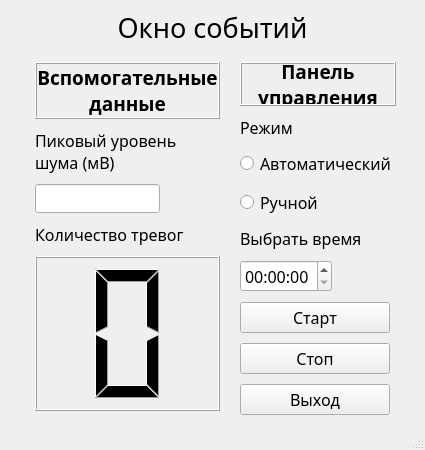
<?xml version="1.0" encoding="UTF-8"?>
<ui version="4.0">
 <class>MainWindow</class>
 <widget class="QMainWindow" name="MainWindow">
  <property name="windowModality">
   <enum>Qt::ApplicationModal</enum>
  </property>
  <property name="geometry">
   <rect>
    <x>0</x>
    <y>0</y>
    <width>403</width>
    <height>450</height>
   </rect>
  </property>
  <property name="sizePolicy">
   <sizepolicy hsizetype="Preferred" vsizetype="Preferred">
    <horstretch>0</horstretch>
    <verstretch>0</verstretch>
   </sizepolicy>
  </property>
  <property name="font">
   <font>
    <family>Calibri</family>
    <pointsize>12</pointsize>
   </font>
  </property>
  <property name="windowTitle">
   <string>MainWindow</string>
  </property>
  <widget class="QWidget" name="centralwidget">
   <layout class="QGridLayout" name="gridLayout">
    <item row="0" column="0" colspan="2">
     <layout class="QVBoxLayout" name="vl_events">
      <property name="spacing">
       <number>0</number>
      </property>
      <property name="sizeConstraint">
       <enum>QLayout::SetMinimumSize</enum>
      </property>
      <item>
       <widget class="QLabel" name="lbl_ev_title">
        <property name="maximumSize">
         <size>
          <width>16777215</width>
          <height>16777215</height>
         </size>
        </property>
        <property name="font">
         <font>
          <family>Linux Libertine G</family>
          <pointsize>20</pointsize>
          <weight>50</weight>
          <bold>false</bold>
         </font>
        </property>
        <property name="text">
         <string>Окно событий</string>
        </property>
        <property name="alignment">
         <set>Qt::AlignHCenter|Qt::AlignTop</set>
        </property>
       </widget>
      </item>
     </layout>
    </item>
    <item row="1" column="0">
     <layout class="QVBoxLayout" name="vl_signal">
      <property name="spacing">
       <number>10</number>
      </property>
      <property name="sizeConstraint">
       <enum>QLayout::SetMinimumSize</enum>
      </property>
     </layout>
    </item>
    <item row="1" column="1">
     <layout class="QHBoxLayout" name="horizontalLayout">
      <property name="spacing">
       <number>20</number>
      </property>
      <property name="sizeConstraint">
       <enum>QLayout::SetMinimumSize</enum>
      </property>
      <property name="leftMargin">
       <number>20</number>
      </property>
      <property name="rightMargin">
       <number>20</number>
      </property>
      <item>
       <layout class="QVBoxLayout" name="verticalLayout_2">
        <property name="spacing">
         <number>10</number>
        </property>
        <property name="topMargin">
         <number>10</number>
        </property>
        <item>
         <widget class="QLabel" name="label_2">
          <property name="font">
           <font>
            <family>Linux Libertine G</family>
            <pointsize>14</pointsize>
            <weight>75</weight>
            <bold>true</bold>
           </font>
          </property>
          <property name="frameShape">
           <enum>QFrame::Box</enum>
          </property>
          <property name="frameShadow">
           <enum>QFrame::Raised</enum>
          </property>
          <property name="text">
           <string>Вспомогательные данные</string>
          </property>
          <property name="alignment">
           <set>Qt::AlignCenter</set>
          </property>
          <property name="wordWrap">
           <bool>true</bool>
          </property>
         </widget>
        </item>
        <item>
         <widget class="QLabel" name="freq_label">
          <property name="sizePolicy">
           <sizepolicy hsizetype="Maximum" vsizetype="Preferred">
            <horstretch>0</horstretch>
            <verstretch>0</verstretch>
           </sizepolicy>
          </property>
          <property name="font">
           <font>
            <family>Linux Libertine G</family>
           </font>
          </property>
          <property name="text">
           <string>Пиковый уровень шума (мВ)</string>
          </property>
          <property name="alignment">
           <set>Qt::AlignLeading|Qt::AlignLeft|Qt::AlignVCenter</set>
          </property>
          <property name="wordWrap">
           <bool>true</bool>
          </property>
         </widget>
        </item>
        <item>
         <widget class="QLineEdit" name="edit_frq">
          <property name="sizePolicy">
           <sizepolicy hsizetype="Maximum" vsizetype="Fixed">
            <horstretch>0</horstretch>
            <verstretch>0</verstretch>
           </sizepolicy>
          </property>
          <property name="minimumSize">
           <size>
            <width>100</width>
            <height>0</height>
           </size>
          </property>
          <property name="readOnly">
           <bool>true</bool>
          </property>
         </widget>
        </item>
        <item>
         <widget class="QLabel" name="lcd_lbl">
          <property name="sizePolicy">
           <sizepolicy hsizetype="Maximum" vsizetype="Preferred">
            <horstretch>0</horstretch>
            <verstretch>0</verstretch>
           </sizepolicy>
          </property>
          <property name="font">
           <font>
            <family>Linux Libertine G</family>
           </font>
          </property>
          <property name="text">
           <string>Количество тревог</string>
          </property>
          <property name="alignment">
           <set>Qt::AlignLeading|Qt::AlignLeft|Qt::AlignVCenter</set>
          </property>
          <property name="wordWrap">
           <bool>true</bool>
          </property>
         </widget>
        </item>
        <item>
         <widget class="QLCDNumber" name="lcd">
          <property name="minimumSize">
           <size>
            <width>100</width>
            <height>155</height>
           </size>
          </property>
          <property name="numDigits">
           <number>1</number>
          </property>
         </widget>
        </item>
        <item>
         <spacer name="verticalSpacer_2">
          <property name="orientation">
           <enum>Qt::Vertical</enum>
          </property>
          <property name="sizeHint" stdset="0">
           <size>
            <width>20</width>
            <height>40</height>
           </size>
          </property>
         </spacer>
        </item>
       </layout>
      </item>
      <item>
       <layout class="QVBoxLayout" name="verticalLayout">
        <property name="spacing">
         <number>10</number>
        </property>
        <property name="topMargin">
         <number>10</number>
        </property>
        <item>
         <widget class="QLabel" name="label_3">
          <property name="font">
           <font>
            <family>Linux Libertine G</family>
            <pointsize>14</pointsize>
            <weight>75</weight>
            <bold>true</bold>
           </font>
          </property>
          <property name="frameShape">
           <enum>QFrame::Box</enum>
          </property>
          <property name="frameShadow">
           <enum>QFrame::Raised</enum>
          </property>
          <property name="text">
           <string>Панель управления</string>
          </property>
          <property name="alignment">
           <set>Qt::AlignCenter</set>
          </property>
          <property name="wordWrap">
           <bool>true</bool>
          </property>
         </widget>
        </item>
        <item>
         <widget class="QLabel" name="label">
          <property name="sizePolicy">
           <sizepolicy hsizetype="Maximum" vsizetype="Preferred">
            <horstretch>0</horstretch>
            <verstretch>0</verstretch>
           </sizepolicy>
          </property>
          <property name="font">
           <font>
            <family>Linux Libertine G</family>
            <pointsize>12</pointsize>
           </font>
          </property>
          <property name="text">
           <string>Режим</string>
          </property>
         </widget>
        </item>
        <item>
         <widget class="QRadioButton" name="rb_auto">
          <property name="sizePolicy">
           <sizepolicy hsizetype="Maximum" vsizetype="Fixed">
            <horstretch>0</horstretch>
            <verstretch>0</verstretch>
           </sizepolicy>
          </property>
          <property name="font">
           <font>
            <family>Linux Libertine G</family>
            <pointsize>12</pointsize>
           </font>
          </property>
          <property name="text">
           <string>Автоматический</string>
          </property>
         </widget>
        </item>
        <item>
         <widget class="QRadioButton" name="rb_manual">
          <property name="sizePolicy">
           <sizepolicy hsizetype="Maximum" vsizetype="Fixed">
            <horstretch>0</horstretch>
            <verstretch>0</verstretch>
           </sizepolicy>
          </property>
          <property name="font">
           <font>
            <family>Linux Libertine G</family>
            <pointsize>12</pointsize>
           </font>
          </property>
          <property name="text">
           <string>Ручной</string>
          </property>
         </widget>
        </item>
        <item>
         <widget class="QLabel" name="time_label">
          <property name="sizePolicy">
           <sizepolicy hsizetype="Maximum" vsizetype="Preferred">
            <horstretch>0</horstretch>
            <verstretch>0</verstretch>
           </sizepolicy>
          </property>
          <property name="font">
           <font>
            <family>Linux Libertine G</family>
           </font>
          </property>
          <property name="text">
           <string>Выбрать время</string>
          </property>
          <property name="alignment">
           <set>Qt::AlignLeading|Qt::AlignLeft|Qt::AlignVCenter</set>
          </property>
          <property name="wordWrap">
           <bool>true</bool>
          </property>
         </widget>
        </item>
        <item>
         <widget class="QTimeEdit" name="t_e">
          <property name="sizePolicy">
           <sizepolicy hsizetype="Maximum" vsizetype="Fixed">
            <horstretch>0</horstretch>
            <verstretch>0</verstretch>
           </sizepolicy>
          </property>
          <property name="font">
           <font>
            <family>Linux Libertine G</family>
           </font>
          </property>
         </widget>
        </item>
        <item>
         <widget class="QPushButton" name="bt_start">
          <property name="sizePolicy">
           <sizepolicy hsizetype="Maximum" vsizetype="Fixed">
            <horstretch>0</horstretch>
            <verstretch>0</verstretch>
           </sizepolicy>
          </property>
          <property name="minimumSize">
           <size>
            <width>150</width>
            <height>0</height>
           </size>
          </property>
          <property name="font">
           <font>
            <family>Linux Libertine G</family>
           </font>
          </property>
          <property name="text">
           <string>Старт</string>
          </property>
         </widget>
        </item>
        <item>
         <widget class="QPushButton" name="bt_stop">
          <property name="sizePolicy">
           <sizepolicy hsizetype="Maximum" vsizetype="Fixed">
            <horstretch>0</horstretch>
            <verstretch>0</verstretch>
           </sizepolicy>
          </property>
          <property name="minimumSize">
           <size>
            <width>150</width>
            <height>0</height>
           </size>
          </property>
          <property name="font">
           <font>
            <family>Linux Libertine G</family>
           </font>
          </property>
          <property name="text">
           <string>Стоп</string>
          </property>
         </widget>
        </item>
        <item>
         <widget class="QPushButton" name="bt_quit">
          <property name="sizePolicy">
           <sizepolicy hsizetype="Maximum" vsizetype="Fixed">
            <horstretch>0</horstretch>
            <verstretch>0</verstretch>
           </sizepolicy>
          </property>
          <property name="minimumSize">
           <size>
            <width>150</width>
            <height>0</height>
           </size>
          </property>
          <property name="font">
           <font>
            <family>Linux Libertine G</family>
           </font>
          </property>
          <property name="text">
           <string>Выход</string>
          </property>
         </widget>
        </item>
        <item>
         <spacer name="verticalSpacer">
          <property name="orientation">
           <enum>Qt::Vertical</enum>
          </property>
          <property name="sizeHint" stdset="0">
           <size>
            <width>20</width>
            <height>40</height>
           </size>
          </property>
         </spacer>
        </item>
       </layout>
      </item>
     </layout>
    </item>
   </layout>
   <zorder></zorder>
   <zorder></zorder>
  </widget>
  <widget class="QMenuBar" name="menubar">
   <property name="geometry">
    <rect>
     <x>0</x>
     <y>0</y>
     <width>403</width>
     <height>21</height>
    </rect>
   </property>
  </widget>
  <widget class="QStatusBar" name="statusbar"/>
 </widget>
 <resources/>
 <connections/>
</ui>
